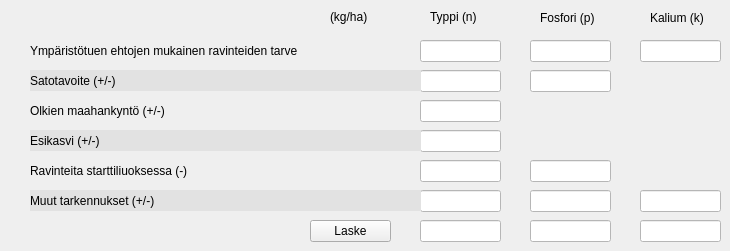
   <widget class="QWidget" name="tab_2">
    <attribute name="title">
     <string>Raviteidentarve</string>
    </attribute>
    <widget class="QLabel" name="label">
     <property name="geometry">
      <rect>
       <x>430</x>
       <y>10</y>
       <width>59</width>
       <height>14</height>
      </rect>
     </property>
     <property name="text">
      <string>Typpi (n)</string>
     </property>
    </widget>
    <widget class="QLabel" name="label_2">
     <property name="geometry">
      <rect>
       <x>540</x>
       <y>10</y>
       <width>71</width>
       <height>16</height>
      </rect>
     </property>
     <property name="text">
      <string>Fosfori (p)</string>
     </property>
    </widget>
    <widget class="QLabel" name="label_3">
     <property name="geometry">
      <rect>
       <x>650</x>
       <y>10</y>
       <width>71</width>
       <height>16</height>
      </rect>
     </property>
     <property name="text">
      <string>Kalium (k)</string>
     </property>
    </widget>
    <widget class="QLineEdit" name="lineEdit_Ravinne_lah_N">
     <property name="geometry">
      <rect>
       <x>420</x>
       <y>40</y>
       <width>81</width>
       <height>22</height>
      </rect>
     </property>
     <property name="styleSheet">
      <string notr="true">background-color: rgb(255, 255, 255);</string>
     </property>
    </widget>
    <widget class="QLineEdit" name="lineEdit_Ravinne_Tar_N">
     <property name="geometry">
      <rect>
       <x>420</x>
       <y>70</y>
       <width>81</width>
       <height>22</height>
      </rect>
     </property>
     <property name="styleSheet">
      <string notr="true">background-color: rgb(255, 255, 255);</string>
     </property>
    </widget>
    <widget class="QLineEdit" name="lineEdit_Ravinne_oljet">
     <property name="geometry">
      <rect>
       <x>420</x>
       <y>100</y>
       <width>81</width>
       <height>22</height>
      </rect>
     </property>
     <property name="styleSheet">
      <string notr="true">background-color: rgb(255, 255, 255);</string>
     </property>
    </widget>
    <widget class="QLineEdit" name="lineEdit_Ravinne_esikasvi">
     <property name="geometry">
      <rect>
       <x>420</x>
       <y>130</y>
       <width>81</width>
       <height>22</height>
      </rect>
     </property>
     <property name="styleSheet">
      <string notr="true">background-color: rgb(255, 255, 255);</string>
     </property>
    </widget>
    <widget class="QLineEdit" name="lineEdit_Ravinne_Start_N">
     <property name="geometry">
      <rect>
       <x>420</x>
       <y>160</y>
       <width>81</width>
       <height>22</height>
      </rect>
     </property>
     <property name="styleSheet">
      <string notr="true">background-color: rgb(255, 255, 255);</string>
     </property>
    </widget>
    <widget class="QLineEdit" name="lineEdit_Ravinne_muut_N">
     <property name="geometry">
      <rect>
       <x>420</x>
       <y>190</y>
       <width>81</width>
       <height>22</height>
      </rect>
     </property>
     <property name="styleSheet">
      <string notr="true">background-color: rgb(255, 255, 255);</string>
     </property>
    </widget>
    <widget class="QLineEdit" name="lineEdit_Ravinne_tarv_N">
     <property name="geometry">
      <rect>
       <x>420</x>
       <y>220</y>
       <width>81</width>
       <height>22</height>
      </rect>
     </property>
     <property name="styleSheet">
      <string notr="true">background-color: rgb(255, 255, 255);</string>
     </property>
    </widget>
    <widget class="QLineEdit" name="lineEdit_Ravinne_lah_P">
     <property name="geometry">
      <rect>
       <x>530</x>
       <y>40</y>
       <width>81</width>
       <height>22</height>
      </rect>
     </property>
     <property name="styleSheet">
      <string notr="true">background-color: rgb(255, 255, 255);</string>
     </property>
    </widget>
    <widget class="QLineEdit" name="lineEdit_Ravinne_tar_P">
     <property name="geometry">
      <rect>
       <x>530</x>
       <y>70</y>
       <width>81</width>
       <height>22</height>
      </rect>
     </property>
     <property name="styleSheet">
      <string notr="true">background-color: rgb(255, 255, 255);</string>
     </property>
    </widget>
    <widget class="QLineEdit" name="lineEdit_Ravinne_tarv_P">
     <property name="geometry">
      <rect>
       <x>530</x>
       <y>220</y>
       <width>81</width>
       <height>22</height>
      </rect>
     </property>
     <property name="styleSheet">
      <string notr="true">background-color: rgb(255, 255, 255);</string>
     </property>
    </widget>
    <widget class="QLineEdit" name="lineEdit_Ravinne_muut_P">
     <property name="geometry">
      <rect>
       <x>530</x>
       <y>190</y>
       <width>81</width>
       <height>22</height>
      </rect>
     </property>
     <property name="styleSheet">
      <string notr="true">background-color: rgb(255, 255, 255);</string>
     </property>
    </widget>
    <widget class="QLineEdit" name="lineEdit_Ravinne_Start_P">
     <property name="geometry">
      <rect>
       <x>530</x>
       <y>160</y>
       <width>81</width>
       <height>22</height>
      </rect>
     </property>
     <property name="styleSheet">
      <string notr="true">background-color: rgb(255, 255, 255);</string>
     </property>
    </widget>
    <widget class="QLineEdit" name="lineEdit_Ravinne_lah_K">
     <property name="geometry">
      <rect>
       <x>640</x>
       <y>40</y>
       <width>81</width>
       <height>22</height>
      </rect>
     </property>
     <property name="styleSheet">
      <string notr="true">background-color: rgb(255, 255, 255);</string>
     </property>
    </widget>
    <widget class="QLineEdit" name="lineEdit_Ravinne_tarv_K">
     <property name="geometry">
      <rect>
       <x>640</x>
       <y>220</y>
       <width>81</width>
       <height>22</height>
      </rect>
     </property>
     <property name="styleSheet">
      <string notr="true">background-color: rgb(255, 255, 255);</string>
     </property>
    </widget>
    <widget class="QLineEdit" name="lineEdit_Ravinne_muut_K">
     <property name="geometry">
      <rect>
       <x>640</x>
       <y>190</y>
       <width>81</width>
       <height>22</height>
      </rect>
     </property>
     <property name="styleSheet">
      <string notr="true">background-color: rgb(255, 255, 255);</string>
     </property>
    </widget>
    <widget class="QLabel" name="label_4">
     <property name="geometry">
      <rect>
       <x>30</x>
       <y>40</y>
       <width>361</width>
       <height>21</height>
      </rect>
     </property>
     <property name="text">
      <string>Ympäristötuen ehtojen mukainen ravinteiden tarve</string>
     </property>
    </widget>
    <widget class="QLabel" name="label_5">
     <property name="geometry">
      <rect>
       <x>30</x>
       <y>70</y>
       <width>391</width>
       <height>21</height>
      </rect>
     </property>
     <property name="styleSheet">
      <string notr="true">background-color: rgb(226, 226, 226);</string>
     </property>
     <property name="text">
      <string>Satotavoite (+/-)</string>
     </property>
    </widget>
    <widget class="QLabel" name="label_6">
     <property name="geometry">
      <rect>
       <x>30</x>
       <y>100</y>
       <width>371</width>
       <height>21</height>
      </rect>
     </property>
     <property name="text">
      <string>Olkien maahankyntö (+/-)</string>
     </property>
    </widget>
    <widget class="QLabel" name="label_7">
     <property name="geometry">
      <rect>
       <x>30</x>
       <y>130</y>
       <width>391</width>
       <height>21</height>
      </rect>
     </property>
     <property name="styleSheet">
      <string notr="true">background-color: rgb(226, 226, 226);</string>
     </property>
     <property name="text">
      <string>Esikasvi (+/-)</string>
     </property>
    </widget>
    <widget class="QLabel" name="label_8">
     <property name="geometry">
      <rect>
       <x>330</x>
       <y>10</y>
       <width>59</width>
       <height>14</height>
      </rect>
     </property>
     <property name="text">
      <string>(kg/ha)</string>
     </property>
    </widget>
    <widget class="QLabel" name="label_9">
     <property name="geometry">
      <rect>
       <x>30</x>
       <y>160</y>
       <width>361</width>
       <height>21</height>
      </rect>
     </property>
     <property name="text">
      <string>Ravinteita starttiliuoksessa (-)</string>
     </property>
    </widget>
    <widget class="QLabel" name="label_10">
     <property name="geometry">
      <rect>
       <x>30</x>
       <y>190</y>
       <width>391</width>
       <height>21</height>
      </rect>
     </property>
     <property name="styleSheet">
      <string notr="true">background-color: rgb(226, 226, 226);</string>
     </property>
     <property name="text">
      <string>Muut tarkennukset (+/-)</string>
     </property>
    </widget>
    <widget class="QPushButton" name="pushButton">
     <property name="geometry">
      <rect>
       <x>310</x>
       <y>220</y>
       <width>81</width>
       <height>22</height>
      </rect>
     </property>
     <property name="text">
      <string>Laske</string>
     </property>
    </widget>
   </widget>
